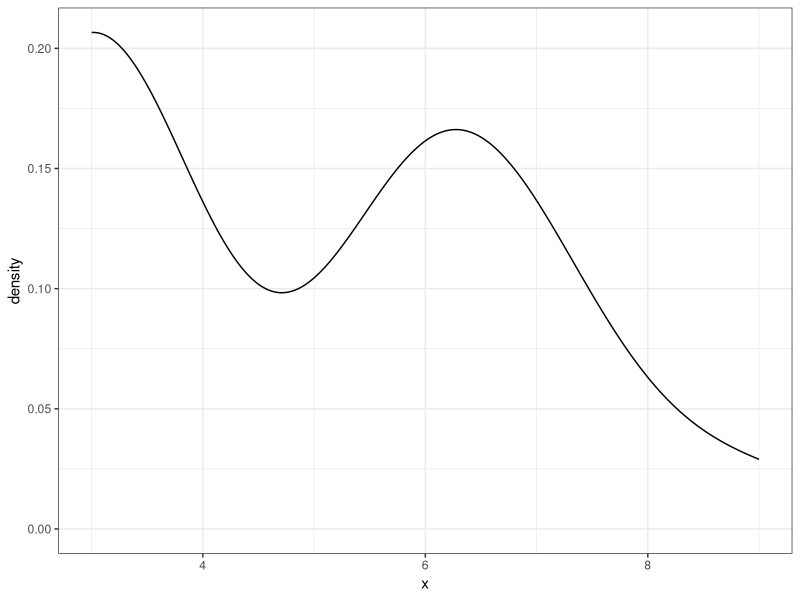
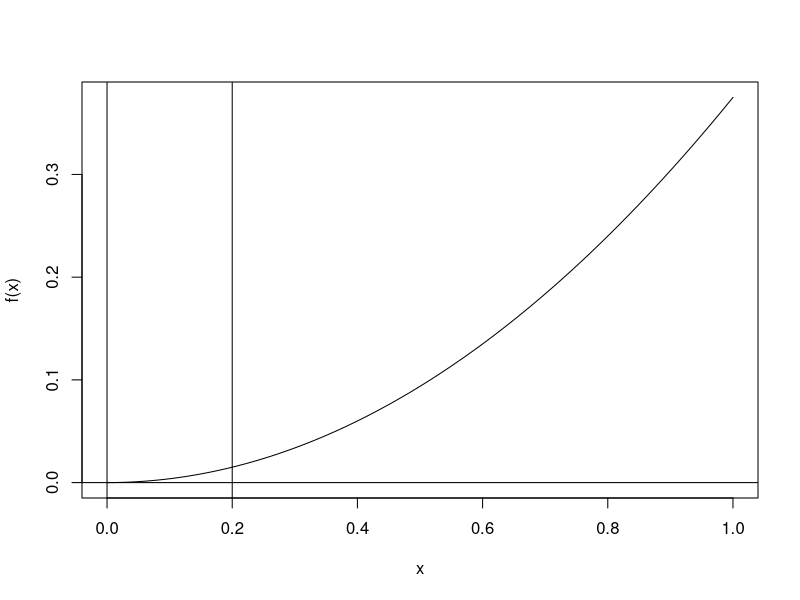

Source code (R) for these figures, in order:
## ---- chunk 1
library(ggplot2)
library(lattice)
## ---- chunk 2
Population <- c(3, 6, 7, 9, 11, 14)
MIN <- apply(combn(Population, 3), 2, min)
MIN
mean(MIN)  # mean of the sampling distribution
# This statistic is an estimate of the population Min (3).
ggplot(data = data.frame(x = MIN), aes(x = x)) + geom_density() + theme_bw()
## ---- chunk 3
f <- function(x){3*x^2/8}
integrate(f, 0, 2)$value # must be 1 for it to be a valid pdf
integrate(f, 0, 1/5)$value

curve(f)
abline(v=0)
abline(v=1/5)
abline(h=0)
